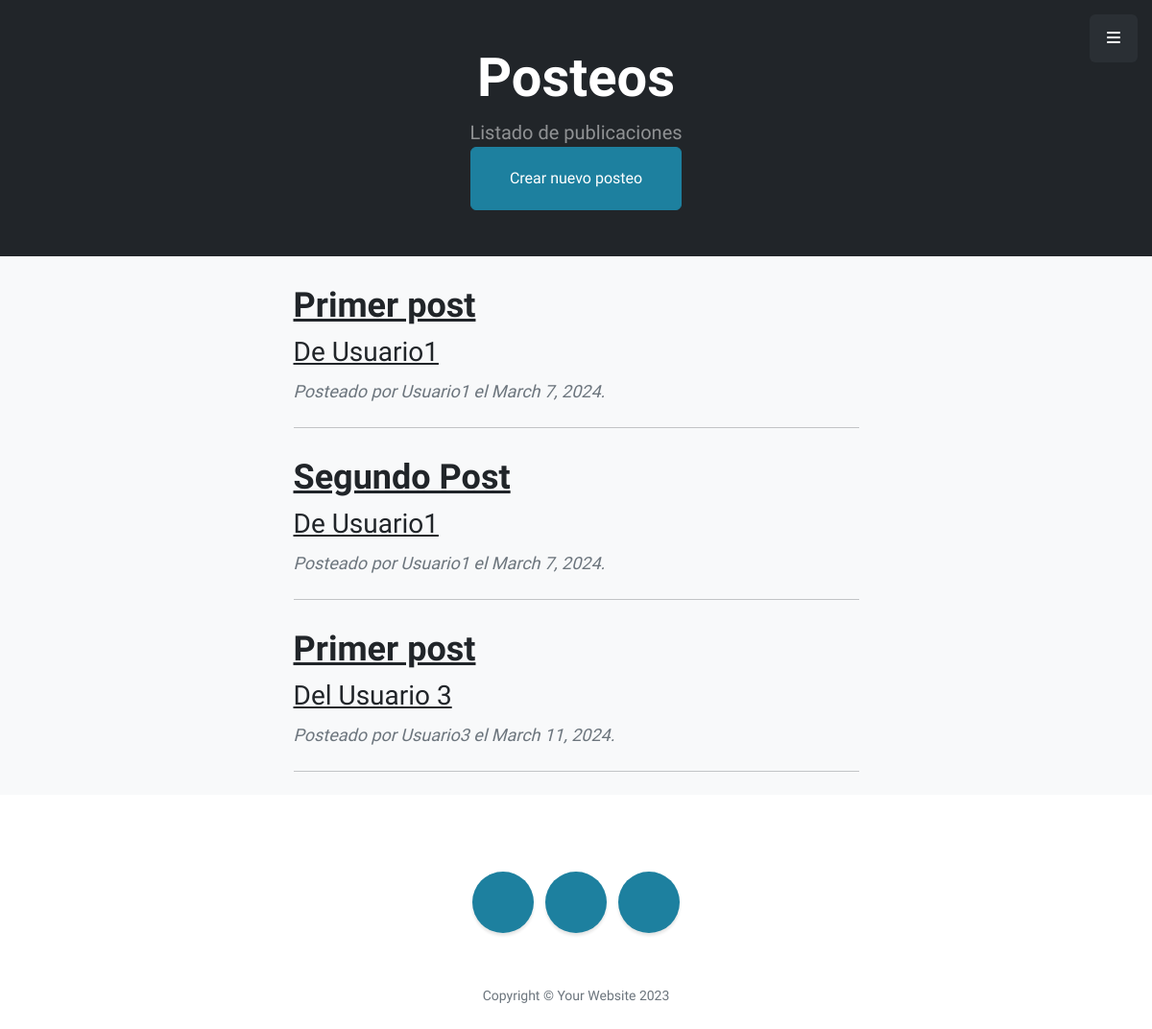
The app's page /pages/, older data.
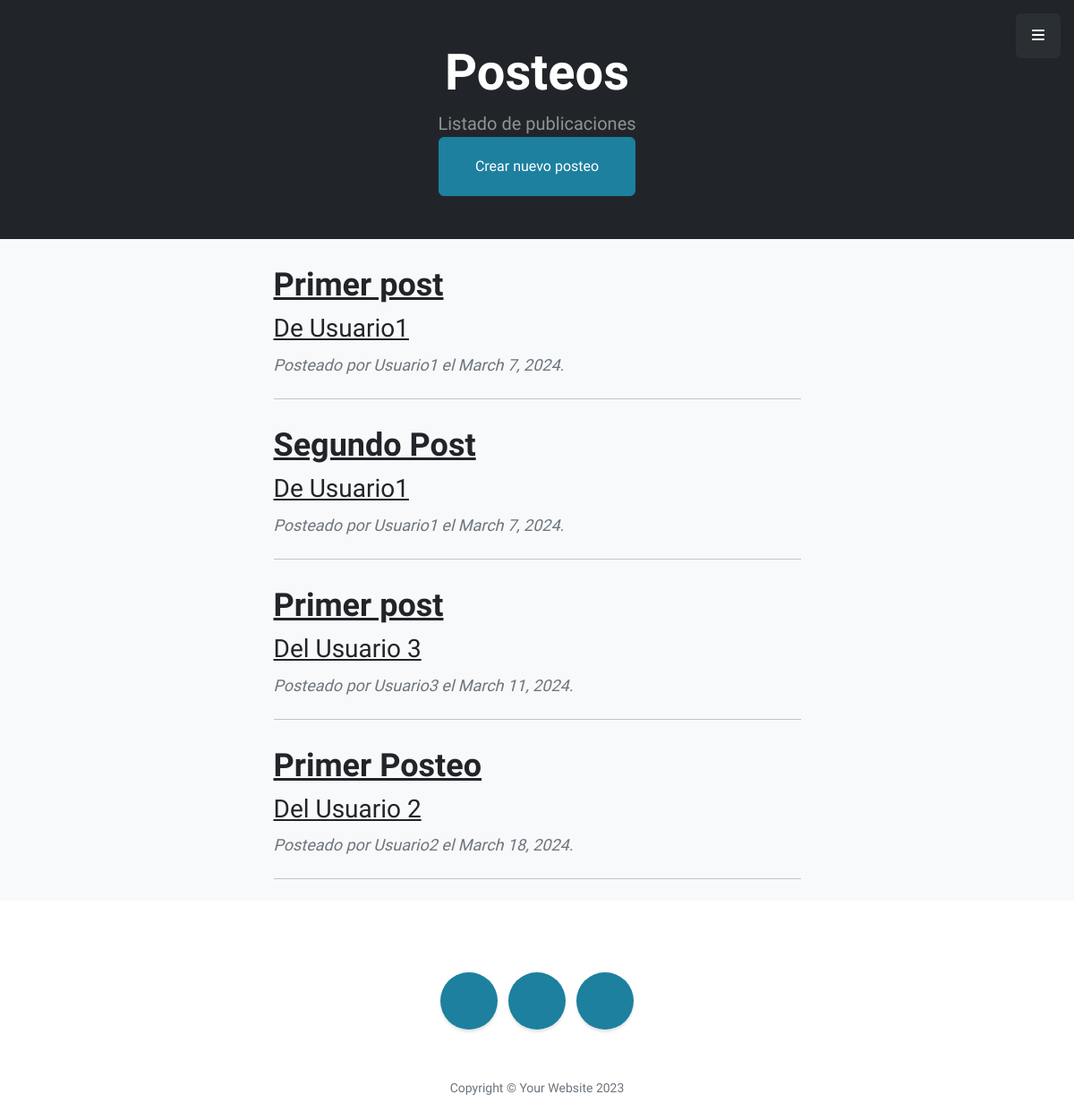
The same page, newer data.
### AppProyecto/models.py (models this page shows)
class Blog(models.Model):
    titulo         = models.CharField(max_length=255)
    subtitulo      = models.CharField(max_length=255)
    cuerpo         = RichTextField(null=True)
    autor          = models.ForeignKey(User, on_delete=models.CASCADE)
    fecha_creado   = models.DateField(auto_now_add=True, auto_now=False)
    imagen         = models.ImageField(upload_to='galeria/')

### AppProyecto/views.py (the view)
# urls.py: path('pages/', views.ver_posts, name='Ver_posts'),
def ver_posts(request):
    posts = Blog.objects.all().order_by('id')
    return render(request, 'AppProyecto/ver_posts.html', { 'posts' : posts })

### AppProyecto/templates/AppProyecto/ver_posts.html
{% extends 'AppProyecto/padre.html' %}
{% load static %}
{% block bloque_header %}
    <header class="bg-dark py-4">
        <div class="container px-3 px-lg-4 my-4">
            <div class="text-center text-white">
                <h1 class="display-4 fw-bolder">
                    Posteos
                </h1>
                <p class="lead fw-normal text-white-50 mb-0">
                    Listado de publicaciones
                </p>
                <a class="btn btn-primary btn-xl" href="{% url 'Nuevo_post' %}">Crear nuevo posteo</a>
            </div>
        </div>
    </header>
{% endblock bloque_header %}
{% block contenidoQueCambia %}
<section class="bg-light">
    <div class="container px-4 px-lg-5">
        {% if posts %}
            <div class="row gx-4 gx-lg-5 justify-content-center">
                <div class="col-md-10 col-lg-8 col-xl-7">
                    {% for post in posts %}
                        <div class="post-preview">
                            <a href={% url 'Ver_post' post.id %}>
                                <h2 class="post-title">{{ post.titulo }}</h2>
                                <h3 class="post-subtitle">{{ post.subtitulo }}</h3>
                            </a>
                            <p class="post-meta">
                                Posteado por {{ post.autor }} el {{ post.fecha_creado }}.
                            </p>
                        </div>
                        <hr class="my-4"/>
                    {% endfor %}
                </div>
            </div>
        {% else %}
            <div class="p-3 p-lg-4 lead fst-italic">
                <p>No hay publicaciones creadas aún.</p>
            </div>
        {% endif %}
    </div>
</section>
{% endblock contenidoQueCambia %}

### AppProyecto/templates/AppProyecto/padre.html (shortened to what this page needs)
<!DOCTYPE html>
<html lang="en">
    <head>
        {% load static %}
        <link href="https://cdnjs.cloudflare.com/ajax/libs/simple-line-icons/2.5.5/css/simple-line-icons.min.css" rel="stylesheet" />
        <link href="{% static 'AppProyecto/css/styles.css' %}" rel="stylesheet" />
    </head>
    <body id="page-top">
        <a class="menu-toggle rounded" href="#"><i class="fas fa-bars"></i></a>
        {% block bloque_header %}
        {% endblock bloque_header %}
        {% block contenidoQueCambia %}
        {% endblock contenidoQueCambia %}
        <footer class="footer text-center">
            <div class="container px-4 px-lg-5">
                <ul class="list-inline mb-5">
                    <li class="list-inline-item">
                        <a class="social-link rounded-circle text-white mr-3" href="#!"></a>
                    </li>
                    <li class="list-inline-item">
                        <a class="social-link rounded-circle text-white mr-3" href="#!"></a>
                    </li>
                    <li class="list-inline-item">
                        <a class="social-link rounded-circle text-white" href="#!"></a>
                    </li>
                </ul>
                <p class="text-muted small mb-0">Copyright &copy; Your Website 2023</p>
            </div>
        </footer>
    </body>
</html>

Row changes from the older to the newer data that the page shows:
added Blog: titulo "Primer Posteo", subtitulo "Del Usuario 2", autor "Usuario2", fecha_creado "March 18, 2024"
